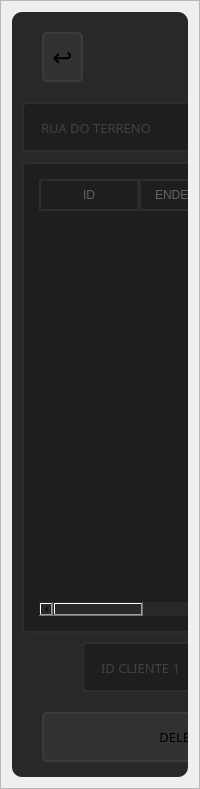
     <widget class="QFrame" name="content">
      <property name="frameShape">
       <enum>QFrame::StyledPanel</enum>
      </property>
      <property name="frameShadow">
       <enum>QFrame::Raised</enum>
      </property>
      <layout class="QHBoxLayout" name="horizontalLayout">
       <item>
        <widget class="QFrame" name="editocli_area">
         <property name="minimumSize">
          <size>
           <width>0</width>
           <height>765</height>
          </size>
         </property>
         <property name="maximumSize">
          <size>
           <width>950</width>
           <height>765</height>
          </size>
         </property>
         <property name="styleSheet">
          <string notr="true">background-color: rgb(40, 40, 40);
border-radius: 10px</string>
         </property>
         <property name="frameShape">
          <enum>QFrame::StyledPanel</enum>
         </property>
         <property name="frameShadow">
          <enum>QFrame::Raised</enum>
         </property>
         <widget class="QFrame" name="logo">
          <property name="geometry">
           <rect>
            <x>360</x>
            <y>0</y>
            <width>211</width>
            <height>90</height>
           </rect>
          </property>
          <property name="styleSheet">
           <string notr="true">background-image: url(:/Logo_yellow/Images/logorocha_360x90.png);
background-repeat: no-repeat;
background-position: center;
</string>
          </property>
          <property name="frameShape">
           <enum>QFrame::StyledPanel</enum>
          </property>
          <property name="frameShadow">
           <enum>QFrame::Raised</enum>
          </property>
         </widget>
         <widget class="QPushButton" name="btn_return">
          <property name="geometry">
           <rect>
            <x>30</x>
            <y>20</y>
            <width>41</width>
            <height>50</height>
           </rect>
          </property>
          <property name="font">
           <font>
            <family>Quicksand</family>
            <pointsize>18</pointsize>
           </font>
          </property>
          <property name="styleSheet">
           <string notr="true">QPushButton{
	background-color:rgb(50, 50, 50);
	border:2px solid rgb(60, 60, 60);
	border-radius:5px;
}
QPushButton:hover{
	background-color:rgb(60, 60, 60);
	border: 2px solid rgb(70, 70, 70);
}
QPushButton:pressed{
	background-color:rgb(250, 230, 0);
	border: 2px solid rgb(255, 165, 24);
	color: rgb(35, 35, 35);
}</string>
          </property>
          <property name="text">
           <string>↩</string>
          </property>
         </widget>
         <widget class="QLineEdit" name="txt_obralote">
          <property name="geometry">
           <rect>
            <x>510</x>
            <y>330</y>
            <width>211</width>
            <height>50</height>
           </rect>
          </property>
          <property name="font">
           <font>
            <family>Quicksand</family>
            <pointsize>10</pointsize>
           </font>
          </property>
          <property name="styleSheet">
           <string notr="true">QLineEdit{
	border: 2px solid rgb(45, 45, 45);
	border-radius: 5px;
	padding: 15px;
	background-color: rgb(30, 30, 30);
	color: rgb(100, 100, 100);
}
QLineEdit:hover{
	border: 2px solid rgb(55, 55, 55);
}
QLineEdit:focus{
	border: 2px solid rgb(255, 207, 0);
	color: rgb(200, 200, 200);
}</string>
          </property>
          <property name="maxLength">
           <number>32</number>
          </property>
          <property name="placeholderText">
           <string>LOTE</string>
          </property>
         </widget>
         <widget class="QLineEdit" name="txt_obraquarteirao">
          <property name="geometry">
           <rect>
            <x>510</x>
            <y>390</y>
            <width>211</width>
            <height>50</height>
           </rect>
          </property>
          <property name="font">
           <font>
            <family>Quicksand</family>
            <pointsize>10</pointsize>
           </font>
          </property>
          <property name="styleSheet">
           <string notr="true">QLineEdit{
	border: 2px solid rgb(45, 45, 45);
	border-radius: 5px;
	padding: 15px;
	background-color: rgb(30, 30, 30);
	color: rgb(100, 100, 100);
}
QLineEdit:hover{
	border: 2px solid rgb(55, 55, 55);
}
QLineEdit:focus{
	border: 2px solid rgb(255, 207, 0);
	color: rgb(200, 200, 200);
}</string>
          </property>
          <property name="maxLength">
           <number>32</number>
          </property>
          <property name="placeholderText">
           <string>QUARTEIRÃO</string>
          </property>
         </widget>
         <widget class="QLineEdit" name="txt_obranumero">
          <property name="geometry">
           <rect>
            <x>510</x>
            <y>270</y>
            <width>211</width>
            <height>50</height>
           </rect>
          </property>
          <property name="font">
           <font>
            <family>Quicksand</family>
            <pointsize>10</pointsize>
           </font>
          </property>
          <property name="styleSheet">
           <string notr="true">QLineEdit{
	border: 2px solid rgb(45, 45, 45);
	border-radius: 5px;
	padding: 15px;
	background-color: rgb(30, 30, 30);
	color: rgb(100, 100, 100);
}
QLineEdit:hover{
	border: 2px solid rgb(55, 55, 55);
}
QLineEdit:focus{
	border: 2px solid rgb(255, 207, 0);
	color: rgb(200, 200, 200);
}</string>
          </property>
          <property name="maxLength">
           <number>32</number>
          </property>
          <property name="placeholderText">
           <string>NUMERO</string>
          </property>
         </widget>
         <widget class="QLineEdit" name="txt_id">
          <property name="geometry">
           <rect>
            <x>510</x>
            <y>90</y>
            <width>361</width>
            <height>50</height>
           </rect>
          </property>
          <property name="font">
           <font>
            <family>Quicksand</family>
            <pointsize>10</pointsize>
           </font>
          </property>
          <property name="styleSheet">
           <string notr="true">QLineEdit{
	border: 2px solid rgb(45, 45, 45);
	border-radius: 5px;
	padding: 15px;
	background-color: rgb(30, 30, 30);
	color: rgb(100, 100, 100);
}
QLineEdit:hover{
	border: 2px solid rgb(55, 55, 55);
}
QLineEdit:focus{
	border: 2px solid rgb(255, 207, 0);
	color: rgb(200, 200, 200);
}</string>
          </property>
          <property name="maxLength">
           <number>64</number>
          </property>
          <property name="placeholderText">
           <string>DIGITE O ID</string>
          </property>
         </widget>
         <widget class="QLineEdit" name="txt_obrabairro">
          <property name="geometry">
           <rect>
            <x>510</x>
            <y>210</y>
            <width>431</width>
            <height>50</height>
           </rect>
          </property>
          <property name="font">
           <font>
            <family>Quicksand</family>
            <pointsize>10</pointsize>
           </font>
          </property>
          <property name="styleSheet">
           <string notr="true">QLineEdit{
	border: 2px solid rgb(45, 45, 45);
	border-radius: 5px;
	padding: 15px;
	background-color: rgb(30, 30, 30);
	color: rgb(100, 100, 100);
}
QLineEdit:hover{
	border: 2px solid rgb(55, 55, 55);
}
QLineEdit:focus{
	border: 2px solid rgb(255, 207, 0);
	color: rgb(200, 200, 200);
}</string>
          </property>
          <property name="maxLength">
           <number>64</number>
          </property>
          <property name="placeholderText">
           <string>BAIRRO</string>
          </property>
         </widget>
         <widget class="QLineEdit" name="txt_obracidade">
          <property name="geometry">
           <rect>
            <x>730</x>
            <y>270</y>
            <width>211</width>
            <height>50</height>
           </rect>
          </property>
          <property name="font">
           <font>
            <family>Quicksand</family>
            <pointsize>10</pointsize>
           </font>
          </property>
          <property name="styleSheet">
           <string notr="true">QLineEdit{
	border: 2px solid rgb(45, 45, 45);
	border-radius: 5px;
	padding: 15px;
	background-color: rgb(30, 30, 30);
	color: rgb(100, 100, 100);
}
QLineEdit:hover{
	border: 2px solid rgb(55, 55, 55);
}
QLineEdit:focus{
	border: 2px solid rgb(255, 207, 0);
	color: rgb(200, 200, 200);
}</string>
          </property>
          <property name="maxLength">
           <number>32</number>
          </property>
          <property name="placeholderText">
           <string>CIDADE</string>
          </property>
         </widget>
         <widget class="QPushButton" name="btn_edit">
          <property name="geometry">
           <rect>
            <x>330</x>
            <y>700</y>
            <width>280</width>
            <height>50</height>
           </rect>
          </property>
          <property name="font">
           <font>
            <family>Quicksand</family>
            <pointsize>10</pointsize>
           </font>
          </property>
          <property name="styleSheet">
           <string notr="true">QPushButton{
	background-color:rgb(50, 50, 50);
	border:2px solid rgb(60, 60, 60);
	border-radius:5px;
}
QPushButton:hover{
	background-color:rgb(60, 60, 60);
	border: 2px solid rgb(70, 70, 70);
}
QPushButton:pressed{
	background-color:rgb(250, 230, 0);
	border: 2px solid rgb(255, 165, 24);
	color: rgb(35, 35, 35);
}</string>
          </property>
          <property name="text">
           <string>EDIT</string>
          </property>
         </widget>
         <widget class="QLineEdit" name="txt_obratipo">
          <property name="geometry">
           <rect>
            <x>730</x>
            <y>390</y>
            <width>211</width>
            <height>50</height>
           </rect>
          </property>
          <property name="font">
           <font>
            <family>Quicksand</family>
            <pointsize>10</pointsize>
           </font>
          </property>
          <property name="styleSheet">
           <string notr="true">QLineEdit{
	border: 2px solid rgb(45, 45, 45);
	border-radius: 5px;
	padding: 15px;
	background-color: rgb(30, 30, 30);
	color: rgb(100, 100, 100);
}
QLineEdit:hover{
	border: 2px solid rgb(55, 55, 55);
}
QLineEdit:focus{
	border: 2px solid rgb(255, 207, 0);
	color: rgb(200, 200, 200);
}</string>
          </property>
          <property name="maxLength">
           <number>32</number>
          </property>
          <property name="placeholderText">
           <string>TIPO DE PROJETO</string>
          </property>
         </widget>
         <widget class="QLineEdit" name="txt_obraend">
          <property name="geometry">
           <rect>
            <x>510</x>
            <y>150</y>
            <width>431</width>
            <height>50</height>
           </rect>
          </property>
          <property name="font">
           <font>
            <family>Quicksand</family>
            <pointsize>10</pointsize>
           </font>
          </property>
          <property name="styleSheet">
           <string notr="true">QLineEdit{
	border: 2px solid rgb(45, 45, 45);
	border-radius: 5px;
	padding: 15px;
	background-color: rgb(30, 30, 30);
	color: rgb(100, 100, 100);
}
QLineEdit:hover{
	border: 2px solid rgb(55, 55, 55);
}
QLineEdit:focus{
	border: 2px solid rgb(255, 207, 0);
	color: rgb(200, 200, 200);
}</string>
          </property>
          <property name="maxLength">
           <number>64</number>
          </property>
          <property name="placeholderText">
           <string>ENDEREÇO</string>
          </property>
         </widget>
         <widget class="QLineEdit" name="txt_obraart">
          <property name="geometry">
           <rect>
            <x>730</x>
            <y>450</y>
            <width>211</width>
            <height>50</height>
           </rect>
          </property>
          <property name="font">
           <font>
            <family>Quicksand</family>
            <pointsize>10</pointsize>
           </font>
          </property>
          <property name="styleSheet">
           <string notr="true">QLineEdit{
	border: 2px solid rgb(45, 45, 45);
	border-radius: 5px;
	padding: 15px;
	background-color: rgb(30, 30, 30);
	color: rgb(100, 100, 100);
}
QLineEdit:hover{
	border: 2px solid rgb(55, 55, 55);
}
QLineEdit:focus{
	border: 2px solid rgb(255, 207, 0);
	color: rgb(200, 200, 200);
}</string>
          </property>
          <property name="maxLength">
           <number>32</number>
          </property>
          <property name="placeholderText">
           <string>ART DO PROJETO</string>
          </property>
         </widget>
         <widget class="QPushButton" name="btn_delete">
          <property name="geometry">
           <rect>
            <x>30</x>
            <y>700</y>
            <width>280</width>
            <height>50</height>
           </rect>
          </property>
          <property name="font">
           <font>
            <family>Quicksand</family>
            <pointsize>10</pointsize>
           </font>
          </property>
          <property name="styleSheet">
           <string notr="true">QPushButton{
	background-color:rgb(50, 50, 50);
	border:2px solid rgb(60, 60, 60);
	border-radius:5px;
}
QPushButton:hover{
	background-color:rgb(60, 60, 60);
	border: 2px solid rgb(70, 70, 70);
}
QPushButton:pressed{
	background-color:rgb(250, 230, 0);
	border: 2px solid rgb(255, 165, 24);
	color: rgb(35, 35, 35);
}</string>
          </property>
          <property name="text">
           <string>DELETE</string>
          </property>
         </widget>
         <widget class="QLineEdit" name="txt_obraquantparcela">
          <property name="geometry">
           <rect>
            <x>730</x>
            <y>510</y>
            <width>211</width>
            <height>50</height>
           </rect>
          </property>
          <property name="font">
           <font>
            <family>Quicksand</family>
            <pointsize>10</pointsize>
           </font>
          </property>
          <property name="styleSheet">
           <string notr="true">QLineEdit{
	border: 2px solid rgb(45, 45, 45);
	border-radius: 5px;
	padding: 15px;
	background-color: rgb(30, 30, 30);
	color: rgb(100, 100, 100);
}
QLineEdit:hover{
	border: 2px solid rgb(55, 55, 55);
}
QLineEdit:focus{
	border: 2px solid rgb(255, 207, 0);
	color: rgb(200, 200, 200);
}</string>
          </property>
          <property name="maxLength">
           <number>32</number>
          </property>
          <property name="placeholderText">
           <string>QUANT. PARCELA</string>
          </property>
         </widget>
         <widget class="QLineEdit" name="txt_obraquadra">
          <property name="geometry">
           <rect>
            <x>730</x>
            <y>330</y>
            <width>211</width>
            <height>50</height>
           </rect>
          </property>
          <property name="font">
           <font>
            <family>Quicksand</family>
            <pointsize>10</pointsize>
           </font>
          </property>
          <property name="styleSheet">
           <string notr="true">QLineEdit{
	border: 2px solid rgb(45, 45, 45);
	border-radius: 5px;
	padding: 15px;
	background-color: rgb(30, 30, 30);
	color: rgb(100, 100, 100);
}
QLineEdit:hover{
	border: 2px solid rgb(55, 55, 55);
}
QLineEdit:focus{
	border: 2px solid rgb(255, 207, 0);
	color: rgb(200, 200, 200);
}</string>
          </property>
          <property name="maxLength">
           <number>32</number>
          </property>
          <property name="placeholderText">
           <string>QUADRA</string>
          </property>
         </widget>
         <widget class="QLineEdit" name="txt_obravalorparcela">
          <property name="geometry">
           <rect>
            <x>510</x>
            <y>510</y>
            <width>211</width>
            <height>50</height>
           </rect>
          </property>
          <property name="font">
           <font>
            <family>Quicksand</family>
            <pointsize>10</pointsize>
           </font>
          </property>
          <property name="styleSheet">
           <string notr="true">QLineEdit{
	border: 2px solid rgb(45, 45, 45);
	border-radius: 5px;
	padding: 15px;
	background-color: rgb(30, 30, 30);
	color: rgb(100, 100, 100);
}
QLineEdit:hover{
	border: 2px solid rgb(55, 55, 55);
}
QLineEdit:focus{
	border: 2px solid rgb(255, 207, 0);
	color: rgb(200, 200, 200);
}</string>
          </property>
          <property name="maxLength">
           <number>32</number>
          </property>
          <property name="placeholderText">
           <string>VALOR DA PARCELA</string>
          </property>
         </widget>
         <widget class="QTableWidget" name="tabWid_obra">
          <property name="geometry">
           <rect>
            <x>10</x>
            <y>150</y>
            <width>491</width>
            <height>471</height>
           </rect>
          </property>
          <property name="styleSheet">
           <string notr="true">QTableWidget{
	border: 2px solid rgb(45, 45, 45);
	border-radius: 5px;
	padding: 15px;
	background-color: rgb(30, 30, 30);
	color: rgb(100, 100, 100);
}
QTableWidget:hover{
	border: 2px solid rgb(55, 55, 55);
}
QTableWidget:focus{
	border: 2px solid rgb(255, 207, 0);
	color: rgb(200, 200, 200);
}
QTableWidget:pressed{
	background-color:rgb(250, 230, 0);
	border: 2px solid rgb(255, 165, 24);
	color: rgb(35, 35, 35);
}
QHeaderView::section {
    background-color: rgb(30, 30, 30);
    padding: 5px;
    border: 2px solid rgb(45, 45, 45);
	color: rgb(100, 100, 100);
}

QTableWidget {
    gridline-color: rgb(255, 165, 24);
}

QTableWidget QTableCornerButton {
    background-color: rgb(30, 30, 30); 
}

QTableWidget QTableCornerButton::section {
    background-color: rgb(30, 30, 30);
}
</string>
          </property>
          <column>
           <property name="text">
            <string>ID</string>
           </property>
          </column>
          <column>
           <property name="text">
            <string>ENDEREÇO</string>
           </property>
          </column>
          <column>
           <property name="text">
            <string>BAIRRO</string>
           </property>
          </column>
          <column>
           <property name="text">
            <string>NUMERO</string>
           </property>
          </column>
          <column>
           <property name="text">
            <string>CIDADE</string>
           </property>
          </column>
          <column>
           <property name="text">
            <string>LOTE</string>
           </property>
          </column>
          <column>
           <property name="text">
            <string>QUADRA</string>
           </property>
          </column>
          <column>
           <property name="text">
            <string>QUARTEIRÃO</string>
           </property>
          </column>
          <column>
           <property name="text">
            <string>TIPO</string>
           </property>
          </column>
          <column>
           <property name="text">
            <string>AREA</string>
           </property>
          </column>
          <column>
           <property name="text">
            <string>ART</string>
           </property>
          </column>
          <column>
           <property name="text">
            <string>VALOR PARCELA</string>
           </property>
          </column>
          <column>
           <property name="text">
            <string>QUANT PARCELA</string>
           </property>
          </column>
          <column>
           <property name="text">
            <string>DATA CONTRATO</string>
           </property>
          </column>
          <column>
           <property name="text">
            <string>VALOR VISITA</string>
           </property>
          </column>
          <column>
           <property name="text">
            <string>ID CLIENTE 1</string>
           </property>
          </column>
          <column>
           <property name="text">
            <string>ID CLIENTE 2</string>
           </property>
          </column>
          <column>
           <property name="text">
            <string>ID CLIENTE 3</string>
           </property>
          </column>
          <column>
           <property name="text">
            <string>ID CLIENTE 4</string>
           </property>
          </column>
         </widget>
         <widget class="QLineEdit" name="txt_obravalorvisita">
          <property name="geometry">
           <rect>
            <x>730</x>
            <y>570</y>
            <width>211</width>
            <height>50</height>
           </rect>
          </property>
          <property name="font">
           <font>
            <family>Quicksand</family>
            <pointsize>10</pointsize>
           </font>
          </property>
          <property name="styleSheet">
           <string notr="true">QLineEdit{
	border: 2px solid rgb(45, 45, 45);
	border-radius: 5px;
	padding: 15px;
	background-color: rgb(30, 30, 30);
	color: rgb(100, 100, 100);
}
QLineEdit:hover{
	border: 2px solid rgb(55, 55, 55);
}
QLineEdit:focus{
	border: 2px solid rgb(255, 207, 0);
	color: rgb(200, 200, 200);
}</string>
          </property>
          <property name="maxLength">
           <number>32</number>
          </property>
          <property name="placeholderText">
           <string>VALOR VISITA TÉC.</string>
          </property>
         </widget>
         <widget class="QLineEdit" name="txt_obradatacontrato">
          <property name="geometry">
           <rect>
            <x>510</x>
            <y>570</y>
            <width>211</width>
            <height>50</height>
           </rect>
          </property>
          <property name="font">
           <font>
            <family>Quicksand</family>
            <pointsize>10</pointsize>
           </font>
          </property>
          <property name="styleSheet">
           <string notr="true">QLineEdit{
	border: 2px solid rgb(45, 45, 45);
	border-radius: 5px;
	padding: 15px;
	background-color: rgb(30, 30, 30);
	color: rgb(100, 100, 100);
}
QLineEdit:hover{
	border: 2px solid rgb(55, 55, 55);
}
QLineEdit:focus{
	border: 2px solid rgb(255, 207, 0);
	color: rgb(200, 200, 200);
}</string>
          </property>
          <property name="maxLength">
           <number>32</number>
          </property>
          <property name="placeholderText">
           <string>DATA DO CONTRATO</string>
          </property>
         </widget>
         <widget class="QLineEdit" name="txt_obraareaterreno">
          <property name="geometry">
           <rect>
            <x>510</x>
            <y>450</y>
            <width>211</width>
            <height>50</height>
           </rect>
          </property>
          <property name="font">
           <font>
            <family>Quicksand</family>
            <pointsize>10</pointsize>
           </font>
          </property>
          <property name="styleSheet">
           <string notr="true">QLineEdit{
	border: 2px solid rgb(45, 45, 45);
	border-radius: 5px;
	padding: 15px;
	background-color: rgb(30, 30, 30);
	color: rgb(100, 100, 100);
}
QLineEdit:hover{
	border: 2px solid rgb(55, 55, 55);
}
QLineEdit:focus{
	border: 2px solid rgb(255, 207, 0);
	color: rgb(200, 200, 200);
}</string>
          </property>
          <property name="maxLength">
           <number>32</number>
          </property>
          <property name="placeholderText">
           <string>AREA DO TERRENO</string>
          </property>
         </widget>
         <widget class="QLineEdit" name="txt_rua">
          <property name="geometry">
           <rect>
            <x>10</x>
            <y>90</y>
            <width>431</width>
            <height>50</height>
           </rect>
          </property>
          <property name="font">
           <font>
            <family>Quicksand</family>
            <pointsize>10</pointsize>
           </font>
          </property>
          <property name="styleSheet">
           <string notr="true">QLineEdit{
	border: 2px solid rgb(45, 45, 45);
	border-radius: 5px;
	padding: 15px;
	background-color: rgb(30, 30, 30);
	color: rgb(100, 100, 100);
}
QLineEdit:hover{
	border: 2px solid rgb(55, 55, 55);
}
QLineEdit:focus{
	border: 2px solid rgb(255, 207, 0);
	color: rgb(200, 200, 200);
}</string>
          </property>
          <property name="maxLength">
           <number>32</number>
          </property>
          <property name="placeholderText">
           <string>RUA DO TERRENO</string>
          </property>
         </widget>
         <widget class="QPushButton" name="btn_add">
          <property name="geometry">
           <rect>
            <x>630</x>
            <y>700</y>
            <width>280</width>
            <height>50</height>
           </rect>
          </property>
          <property name="font">
           <font>
            <family>Quicksand</family>
            <pointsize>10</pointsize>
           </font>
          </property>
          <property name="styleSheet">
           <string notr="true">QPushButton{
	background-color:rgb(50, 50, 50);
	border:2px solid rgb(60, 60, 60);
	border-radius:5px;
}
QPushButton:hover{
	background-color:rgb(60, 60, 60);
	border: 2px solid rgb(70, 70, 70);
}
QPushButton:pressed{
	background-color:rgb(250, 230, 0);
	border: 2px solid rgb(255, 165, 24);
	color: rgb(35, 35, 35);
}</string>
          </property>
          <property name="text">
           <string>ADD</string>
          </property>
         </widget>
         <widget class="QPushButton" name="btn_copy">
          <property name="geometry">
           <rect>
            <x>880</x>
            <y>90</y>
            <width>61</width>
            <height>50</height>
           </rect>
          </property>
          <property name="font">
           <font>
            <pointsize>18</pointsize>
            <weight>50</weight>
            <italic>false</italic>
            <bold>false</bold>
           </font>
          </property>
          <property name="styleSheet">
           <string notr="true">QPushButton{
	background-color:rgb(50, 50, 50);
	border:2px solid rgb(60, 60, 60);
	border-radius:5px;
	font: 18pt ;
}
QPushButton:hover{
	background-color:rgb(60, 60, 60);
	border: 2px solid rgb(70, 70, 70);
}
QPushButton:pressed{
	background-color:rgb(250, 230, 0);
	border: 2px solid rgb(255, 165, 24);
	color: rgb(35, 35, 35);
}</string>
          </property>
          <property name="text">
           <string>✍</string>
          </property>
         </widget>
         <widget class="QLineEdit" name="txt_idcli3">
          <property name="geometry">
           <rect>
            <x>510</x>
            <y>630</y>
            <width>211</width>
            <height>50</height>
           </rect>
          </property>
          <property name="font">
           <font>
            <family>Quicksand</family>
            <pointsize>10</pointsize>
           </font>
          </property>
          <property name="styleSheet">
           <string notr="true">QLineEdit{
	border: 2px solid rgb(45, 45, 45);
	border-radius: 5px;
	padding: 15px;
	background-color: rgb(30, 30, 30);
	color: rgb(100, 100, 100);
}
QLineEdit:hover{
	border: 2px solid rgb(55, 55, 55);
}
QLineEdit:focus{
	border: 2px solid rgb(255, 207, 0);
	color: rgb(200, 200, 200);
}</string>
          </property>
          <property name="maxLength">
           <number>32</number>
          </property>
          <property name="placeholderText">
           <string>ID CLIENTE 3</string>
          </property>
         </widget>
         <widget class="QLineEdit" name="txt_idcli4">
          <property name="geometry">
           <rect>
            <x>730</x>
            <y>630</y>
            <width>211</width>
            <height>50</height>
           </rect>
          </property>
          <property name="font">
           <font>
            <family>Quicksand</family>
            <pointsize>10</pointsize>
           </font>
          </property>
          <property name="styleSheet">
           <string notr="true">QLineEdit{
	border: 2px solid rgb(45, 45, 45);
	border-radius: 5px;
	padding: 15px;
	background-color: rgb(30, 30, 30);
	color: rgb(100, 100, 100);
}
QLineEdit:hover{
	border: 2px solid rgb(55, 55, 55);
}
QLineEdit:focus{
	border: 2px solid rgb(255, 207, 0);
	color: rgb(200, 200, 200);
}</string>
          </property>
          <property name="maxLength">
           <number>32</number>
          </property>
          <property name="placeholderText">
           <string>ID CLIENTE 4</string>
          </property>
         </widget>
         <widget class="QLineEdit" name="txt_idcli2">
          <property name="geometry">
           <rect>
            <x>290</x>
            <y>630</y>
            <width>211</width>
            <height>50</height>
           </rect>
          </property>
          <property name="font">
           <font>
            <family>Quicksand</family>
            <pointsize>10</pointsize>
           </font>
          </property>
          <property name="styleSheet">
           <string notr="true">QLineEdit{
	border: 2px solid rgb(45, 45, 45);
	border-radius: 5px;
	padding: 15px;
	background-color: rgb(30, 30, 30);
	color: rgb(100, 100, 100);
}
QLineEdit:hover{
	border: 2px solid rgb(55, 55, 55);
}
QLineEdit:focus{
	border: 2px solid rgb(255, 207, 0);
	color: rgb(200, 200, 200);
}</string>
          </property>
          <property name="maxLength">
           <number>32</number>
          </property>
          <property name="placeholderText">
           <string>ID CLIENTE 2</string>
          </property>
         </widget>
         <widget class="QLineEdit" name="txt_idcli1">
          <property name="geometry">
           <rect>
            <x>70</x>
            <y>630</y>
            <width>211</width>
            <height>50</height>
           </rect>
          </property>
          <property name="font">
           <font>
            <family>Quicksand</family>
            <pointsize>10</pointsize>
           </font>
          </property>
          <property name="styleSheet">
           <string notr="true">QLineEdit{
	border: 2px solid rgb(45, 45, 45);
	border-radius: 5px;
	padding: 15px;
	background-color: rgb(30, 30, 30);
	color: rgb(100, 100, 100);
}
QLineEdit:hover{
	border: 2px solid rgb(55, 55, 55);
}
QLineEdit:focus{
	border: 2px solid rgb(255, 207, 0);
	color: rgb(200, 200, 200);
}</string>
          </property>
          <property name="maxLength">
           <number>32</number>
          </property>
          <property name="placeholderText">
           <string>ID CLIENTE 1</string>
          </property>
         </widget>
         <widget class="QPushButton" name="btn_search">
          <property name="geometry">
           <rect>
            <x>450</x>
            <y>90</y>
            <width>51</width>
            <height>50</height>
           </rect>
          </property>
          <property name="font">
           <font>
            <pointsize>18</pointsize>
            <weight>50</weight>
            <italic>false</italic>
            <bold>false</bold>
           </font>
          </property>
          <property name="styleSheet">
           <string notr="true">QPushButton{
	background-color:rgb(50, 50, 50);
	border:2px solid rgb(60, 60, 60);
	border-radius:5px;
	font: 18pt ;
}
QPushButton:hover{
	background-color:rgb(60, 60, 60);
	border: 2px solid rgb(70, 70, 70);
}
QPushButton:pressed{
	background-color:rgb(250, 230, 0);
	border: 2px solid rgb(255, 165, 24);
	color: rgb(35, 35, 35);
}</string>
          </property>
          <property name="text">
           <string>⌕</string>
          </property>
         </widget>
        </widget>
       </item>
      </layout>
     </widget>
